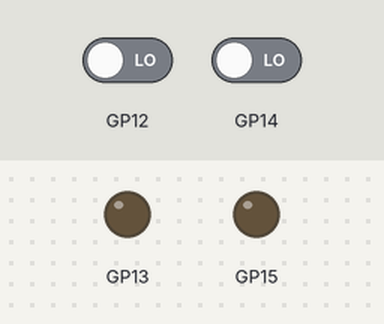
Bench run of a program on a simulated Raspberry Pi Pico running MicroPython. Shown: output pins drawn as LEDs (lit = HIGH). Inputs (shaded band) come from the test bench; at power-on: GP12 LOW, GP14 LOW. Threads take turns every 2 ms.

Above: at 1.2 s.
1.3 s: GP12 driven HIGH
At 1.7 s:
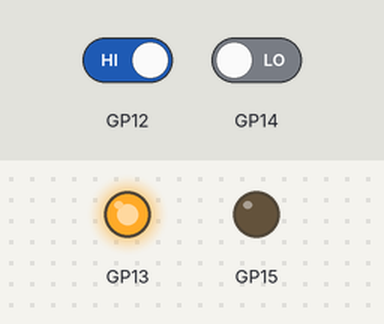
2.8 s: GP14 driven HIGH
At 4.2 s:
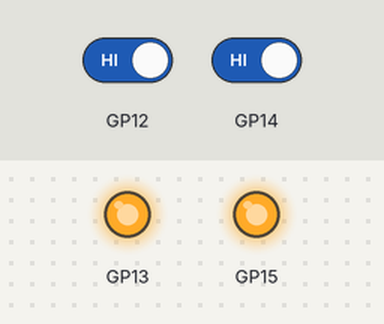
4.5 s: GP12 driven LOW
At 4.9 s:
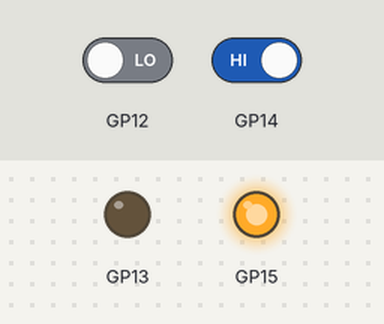
6.0 s: GP14 driven LOW
At 6.6 s:
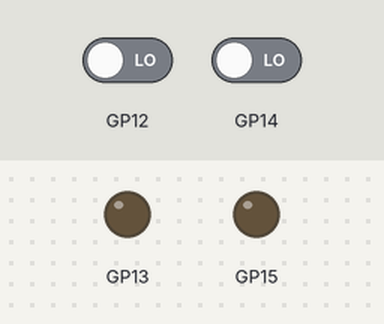
Timing chart, 0 to 8.5 s (numbered marks = the images above; inputs shaded):
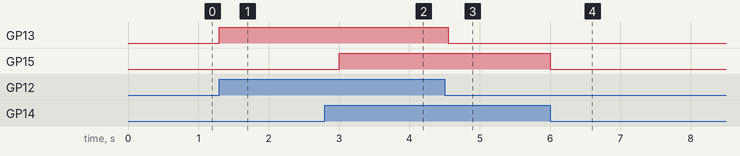

The program:

fan_listener.py
```python
"""
File   : fan_listener.py
Author : Zachary Milke
Description :
    Sits waiting for a fanState signal sent from a Raspberry Pi, indicating
    whether or not to close a relay allowing power to flow to a cooling fan.

Created on : 13-APR-2023
Updated on : 17-APR-2023

hb_in      - GPIO 12. Listens for a heartbeat signal from Pi.
hb_out     - GPIO 13. Sends hearbeat acknowledge signal to Pi.
signal_in  - GPIO 14. Fan state signal from Raspberry Pi to Pico.
signal_out - GPIO 15. Trigger from Pico to relay indicating state.
"""


from _thread import start_new_thread
from utime import sleep_ms
from machine import Pin


def handle_fan_state(state_check_delay: int = 250):
    """ This method handles the fan state logic and triggering of the relay.
    If the value of the input pin is HIGH, open the relay, allowing current to
    flow to the fan, otherwise, close it.

    Params
    -----
    state_check_delay : int [optional]
        How long in milliseconds the Pico will sleep between checks for the fan
        state signal coming in from the Pi.
    """

    sig_in, sig_out = Pin(14, Pin.IN), Pin(15, Pin.OUT)
    while True:
        if sig_in.value() == 1:
            sig_out.value(1)
        else:
            sig_out.value(0)
        sleep_ms(state_check_delay)


def handle_heartbeat(ack_reset_delay: int = 250):
    """ Running on a separate core, this method listens for a heartbeat signal
    from the Raspberry Pi and responds accordingly.

    Params
    -----
    ack_reset_delay : int [optional]
        How long in milliseconds the heartbeat acknowledge signal is set to
        HIGH.
    """

    hb_in, hb_out = Pin(12, Pin.IN), Pin(13, Pin.OUT)
    while True:
        if hb_in.value() == 1:
            hb_out.value(1)
            sleep_ms(ack_reset_delay)
            hb_out.value(0)


def start() -> None:
    """ Start functions on independent threads allowing for concurrent running.
    """

    try:
        core1_thread = start_new_thread(handle_heartbeat, ())
        handle_fan_state()
    except Exception:
        return


def main():
    """ Main entrypoint of the application.
    """

    start()


if __name__ == "__main__":
    main()
```

Measured:
- after the input at 1.3 s, GP13: LOW → HIGH at once
- after the input at 2.8 s, GP15: LOW → HIGH after 0.20 s
- after the input at 4.5 s, GP13: HIGH → LOW after 0.05 s
- after the input at 6.0 s, GP15: HIGH → LOW at once
